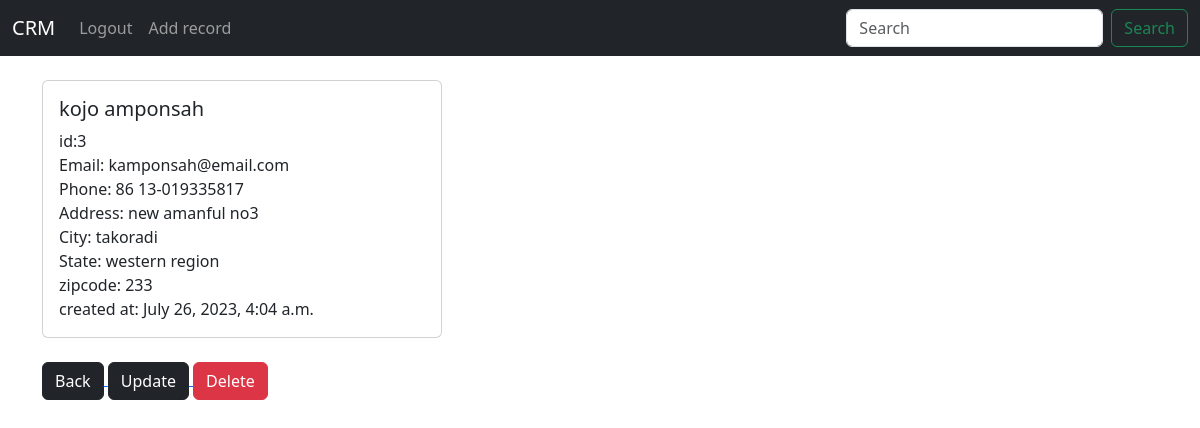
Screenshot of /record/3 (signed in) with the database file from the repository.
### website/models.py (models this page shows, shortened)
class Record(models.Model):
    created_at=models.DateTimeField(auto_now_add=True)
    first_name=models.CharField(max_length=50)
    last_name=models.CharField(max_length=50)
    email=models.CharField(max_length=100)
    phone=models.CharField(max_length=15)
    address=models.CharField(max_length=100)
    city=models.CharField(max_length=50)
    state=models.CharField(max_length=50)
    zipcode=models.CharField(max_length=20)

### website/views.py (the view)
# urls.py: path('record/<int:id>',views.record,name='record'),
def record(request,id):
    if request.user.is_authenticated:
        record=Record.objects.get(id=id)
        return render(request,'record.html',{'record':record})
    else:
        messages.success("You have to be logged in to view this page")
        return redirect('home')

### website/templates/record.html
{%extends 'base.html'%}
{%block content%}
<br/>
<div class="card" style="width: 25rem;">
    <div class="card-body">
      <h5 class="card-title">{{record.first_name}} {{record.last_name}}</h5>
      <p class="card-text">
        id:{{record.id}}<br/>
       Email: {{record.email}}<br/>
        Phone:    {{record.phone}}<br/>
         Address:   {{record.address}}<br/>
        City:    {{record.city}}<br/>
          State:  {{record.state}}<br/>
          zipcode:  {{record.zipcode}}<br/>
          created at: {{record.created_at}}
    </p>
    </div>
  </div>
  <br/>
  <a href="{%url 'home' %}"><button type="button"  class="btn btn-dark">Back</button>
  </a>
  <a href="{%url 'update_record' record.id %}"><button type="button"  class="btn btn-dark">Update</button>
  </a>
  <a href="{%url 'delete_record' record.id %}"><button type="button" class="btn btn-danger">Delete</button></a>
{%endblock%}

### rows the page displays
Record: first_name "kojo", last_name "amponsah", id "3", email "kamponsah@email.com", phone "86 13-019335817", address "new amanful no3", city "takoradi", state "western region", zipcode "233", created_at "July 26, 2023, 4:04 a.m."
